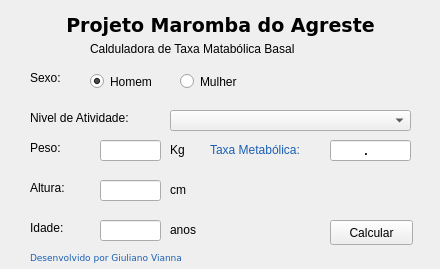
<?xml version="1.0" encoding="UTF-8"?>
<ui version="4.0">
 <class>Form</class>
 <widget class="QWidget" name="Form">
  <property name="windowModality">
   <enum>Qt::NonModal</enum>
  </property>
  <property name="geometry">
   <rect>
    <x>0</x>
    <y>0</y>
    <width>440</width>
    <height>269</height>
   </rect>
  </property>
  <property name="sizePolicy">
   <sizepolicy hsizetype="Fixed" vsizetype="Fixed">
    <horstretch>0</horstretch>
    <verstretch>0</verstretch>
   </sizepolicy>
  </property>
  <property name="windowTitle">
   <string>Calculadora Maromba do Agreste</string>
  </property>
  <widget class="QLabel" name="label">
   <property name="geometry">
    <rect>
     <x>90</x>
     <y>40</y>
     <width>251</width>
     <height>17</height>
    </rect>
   </property>
   <property name="text">
    <string>Calduladora de Taxa Matabólica Basal</string>
   </property>
  </widget>
  <widget class="QLabel" name="label_2">
   <property name="geometry">
    <rect>
     <x>20</x>
     <y>10</y>
     <width>401</width>
     <height>31</height>
    </rect>
   </property>
   <property name="font">
    <font>
     <family>DejaVu Sans</family>
     <pointsize>14</pointsize>
     <weight>75</weight>
     <bold>true</bold>
    </font>
   </property>
   <property name="text">
    <string>Projeto Maromba do Agreste</string>
   </property>
   <property name="alignment">
    <set>Qt::AlignCenter</set>
   </property>
  </widget>
  <widget class="QLabel" name="label_3">
   <property name="geometry">
    <rect>
     <x>30</x>
     <y>70</y>
     <width>60</width>
     <height>16</height>
    </rect>
   </property>
   <property name="text">
    <string>Sexo:</string>
   </property>
  </widget>
  <widget class="QLabel" name="label_4">
   <property name="geometry">
    <rect>
     <x>30</x>
     <y>140</y>
     <width>60</width>
     <height>16</height>
    </rect>
   </property>
   <property name="text">
    <string>Peso:</string>
   </property>
  </widget>
  <widget class="QLabel" name="label_5">
   <property name="geometry">
    <rect>
     <x>30</x>
     <y>180</y>
     <width>60</width>
     <height>16</height>
    </rect>
   </property>
   <property name="text">
    <string>Altura:</string>
   </property>
  </widget>
  <widget class="QLabel" name="label_6">
   <property name="geometry">
    <rect>
     <x>30</x>
     <y>220</y>
     <width>60</width>
     <height>16</height>
    </rect>
   </property>
   <property name="text">
    <string>Idade:</string>
   </property>
  </widget>
  <widget class="QLabel" name="label_7">
   <property name="geometry">
    <rect>
     <x>30</x>
     <y>110</y>
     <width>131</width>
     <height>16</height>
    </rect>
   </property>
   <property name="text">
    <string>Nivel de Atividade:</string>
   </property>
  </widget>
  <widget class="QRadioButton" name="rd_homem">
   <property name="geometry">
    <rect>
     <x>90</x>
     <y>70</y>
     <width>106</width>
     <height>23</height>
    </rect>
   </property>
   <property name="text">
    <string>Homem</string>
   </property>
   <property name="checkable">
    <bool>true</bool>
   </property>
   <property name="checked">
    <bool>true</bool>
   </property>
  </widget>
  <widget class="QRadioButton" name="rd_mulher">
   <property name="geometry">
    <rect>
     <x>180</x>
     <y>70</y>
     <width>106</width>
     <height>23</height>
    </rect>
   </property>
   <property name="text">
    <string>Mulher</string>
   </property>
  </widget>
  <widget class="QLineEdit" name="txt_peso">
   <property name="geometry">
    <rect>
     <x>100</x>
     <y>140</y>
     <width>61</width>
     <height>21</height>
    </rect>
   </property>
   <property name="inputMethodHints">
    <set>Qt::ImhNone</set>
   </property>
   <property name="alignment">
    <set>Qt::AlignCenter</set>
   </property>
   <property name="dragEnabled">
    <bool>false</bool>
   </property>
   <property name="readOnly">
    <bool>false</bool>
   </property>
  </widget>
  <widget class="QLineEdit" name="txt_altura">
   <property name="geometry">
    <rect>
     <x>100</x>
     <y>180</y>
     <width>61</width>
     <height>21</height>
    </rect>
   </property>
   <property name="alignment">
    <set>Qt::AlignCenter</set>
   </property>
  </widget>
  <widget class="QLineEdit" name="txt_idade">
   <property name="geometry">
    <rect>
     <x>100</x>
     <y>220</y>
     <width>61</width>
     <height>21</height>
    </rect>
   </property>
   <property name="sizePolicy">
    <sizepolicy hsizetype="Fixed" vsizetype="Fixed">
     <horstretch>0</horstretch>
     <verstretch>0</verstretch>
    </sizepolicy>
   </property>
   <property name="alignment">
    <set>Qt::AlignCenter</set>
   </property>
  </widget>
  <widget class="QComboBox" name="cb_opcao">
   <property name="geometry">
    <rect>
     <x>170</x>
     <y>110</y>
     <width>241</width>
     <height>21</height>
    </rect>
   </property>
  </widget>
  <widget class="QPushButton" name="bt_calcular">
   <property name="geometry">
    <rect>
     <x>330</x>
     <y>220</y>
     <width>83</width>
     <height>25</height>
    </rect>
   </property>
   <property name="text">
    <string>Calcular</string>
   </property>
  </widget>
  <widget class="QLabel" name="label_8">
   <property name="geometry">
    <rect>
     <x>210</x>
     <y>140</y>
     <width>111</width>
     <height>20</height>
    </rect>
   </property>
   <property name="text">
    <string>&lt;html&gt;&lt;head/&gt;&lt;body&gt;&lt;p&gt;&lt;span style=&quot; color:#1a5fb4;&quot;&gt;Taxa Metabólica:&lt;/span&gt;&lt;/p&gt;&lt;/body&gt;&lt;/html&gt;</string>
   </property>
  </widget>
  <widget class="QLineEdit" name="txt_resultado">
   <property name="geometry">
    <rect>
     <x>330</x>
     <y>140</y>
     <width>81</width>
     <height>21</height>
    </rect>
   </property>
   <property name="font">
    <font>
     <weight>75</weight>
     <bold>true</bold>
    </font>
   </property>
   <property name="autoFillBackground">
    <bool>false</bool>
   </property>
   <property name="inputMask">
    <string>0.000</string>
   </property>
   <property name="alignment">
    <set>Qt::AlignCenter</set>
   </property>
   <property name="readOnly">
    <bool>true</bool>
   </property>
  </widget>
  <widget class="QLabel" name="label_9">
   <property name="geometry">
    <rect>
     <x>30</x>
     <y>250</y>
     <width>201</width>
     <height>16</height>
    </rect>
   </property>
   <property name="font">
    <font>
     <family>DejaVu Sans</family>
     <pointsize>7</pointsize>
    </font>
   </property>
   <property name="text">
    <string>&lt;html&gt;&lt;head/&gt;&lt;body&gt;&lt;p&gt;&lt;span style=&quot; color:#1a5fb4;&quot;&gt;Desenvolvido por Giuliano Vianna&lt;/span&gt;&lt;/p&gt;&lt;/body&gt;&lt;/html&gt;</string>
   </property>
  </widget>
  <widget class="QLabel" name="label_10">
   <property name="geometry">
    <rect>
     <x>170</x>
     <y>140</y>
     <width>21</width>
     <height>20</height>
    </rect>
   </property>
   <property name="text">
    <string>&lt;html&gt;&lt;head/&gt;&lt;body&gt;&lt;p&gt;Kg&lt;/p&gt;&lt;/body&gt;&lt;/html&gt;</string>
   </property>
  </widget>
  <widget class="QLabel" name="label_11">
   <property name="geometry">
    <rect>
     <x>170</x>
     <y>220</y>
     <width>41</width>
     <height>20</height>
    </rect>
   </property>
   <property name="text">
    <string>&lt;html&gt;&lt;head/&gt;&lt;body&gt;&lt;p&gt;&lt;span style=&quot; color:#000000;&quot;&gt;anos&lt;/span&gt;&lt;/p&gt;&lt;/body&gt;&lt;/html&gt;</string>
   </property>
  </widget>
  <widget class="QLabel" name="label_12">
   <property name="geometry">
    <rect>
     <x>170</x>
     <y>180</y>
     <width>41</width>
     <height>20</height>
    </rect>
   </property>
   <property name="text">
    <string>&lt;html&gt;&lt;head/&gt;&lt;body&gt;&lt;p&gt;cm&lt;/p&gt;&lt;/body&gt;&lt;/html&gt;</string>
   </property>
  </widget>
 </widget>
 <tabstops>
  <tabstop>rd_homem</tabstop>
  <tabstop>rd_mulher</tabstop>
  <tabstop>txt_peso</tabstop>
  <tabstop>txt_altura</tabstop>
  <tabstop>txt_idade</tabstop>
  <tabstop>cb_opcao</tabstop>
  <tabstop>bt_calcular</tabstop>
  <tabstop>txt_resultado</tabstop>
 </tabstops>
 <resources/>
 <connections/>
</ui>
